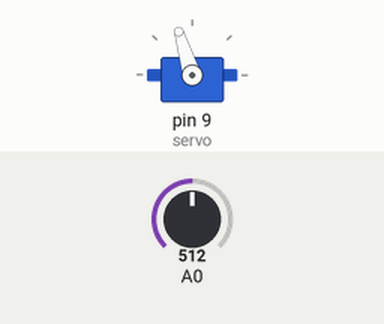
Bench run of a sketch on a simulated Arduino Uno, built with avr-gcc and run on an emulated ATmega328P. Shown: servo. The test bench sets the inputs (shaded band); at power-on: A0 = 512.

Above: at 1.2 s.
1.3 s: A0 set to 716
At 2.3 s:
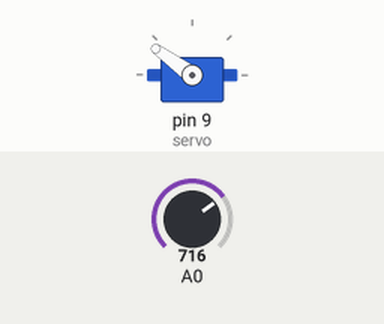
2.8 s: A0 set to 900
At 3.5 s:
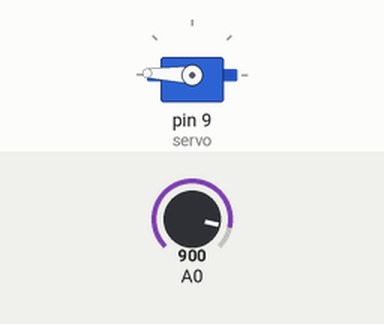
4.3 s: A0 set to 1023
At 4.6 s:
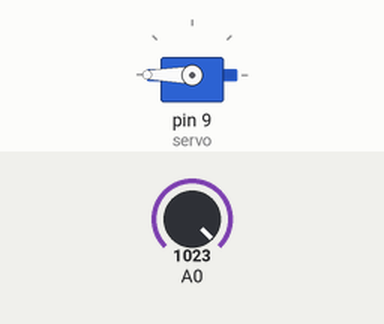
5.8 s: A0 set to 306
At 6.9 s:
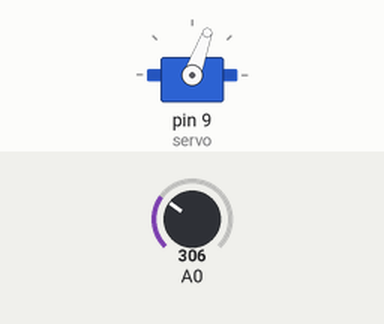
7.3 s: A0 set to 122
At 8.1 s:
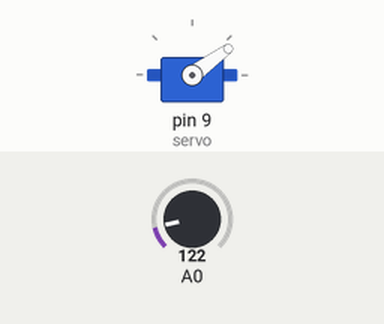
8.8 s: A0 set to 511
At 9.2 s:
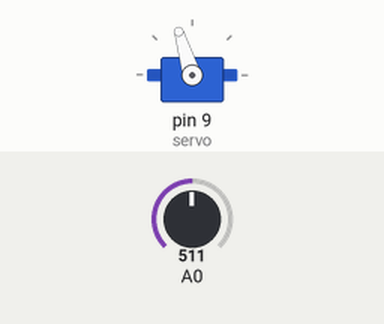
Timing chart, 0 to 11.3 s (numbered marks = the images above; inputs shaded):
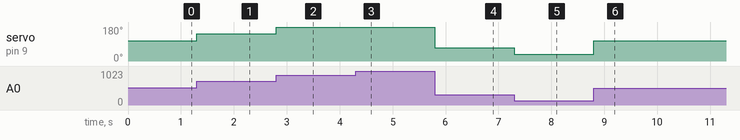

Measured:
- after the input at 1.3 s, servo on pin 9 (servo): 107° → 144° at once
- after the input at 2.8 s, servo on pin 9 (servo): 144° → 178° at once
- after the input at 4.3 s, servo on pin 9 (servo): 178° → 180° at once
- after the input at 5.8 s, servo on pin 9 (servo): 180° → 70° at once
- after the input at 7.3 s, servo on pin 9 (servo): 70° → 36° at once
- after the input at 8.8 s, servo on pin 9 (servo): 36° → 107° at once

The sketch:

servo_knob_test.ino
```cpp
#include <Servo.h>

Servo servo;

int val;

void setup()
{
  servo.attach(9);
}

void loop()
{
  int val = analogRead(0);
  val = map(val, 30, 795, 20, 159);
  servo.write(val);
}
```
